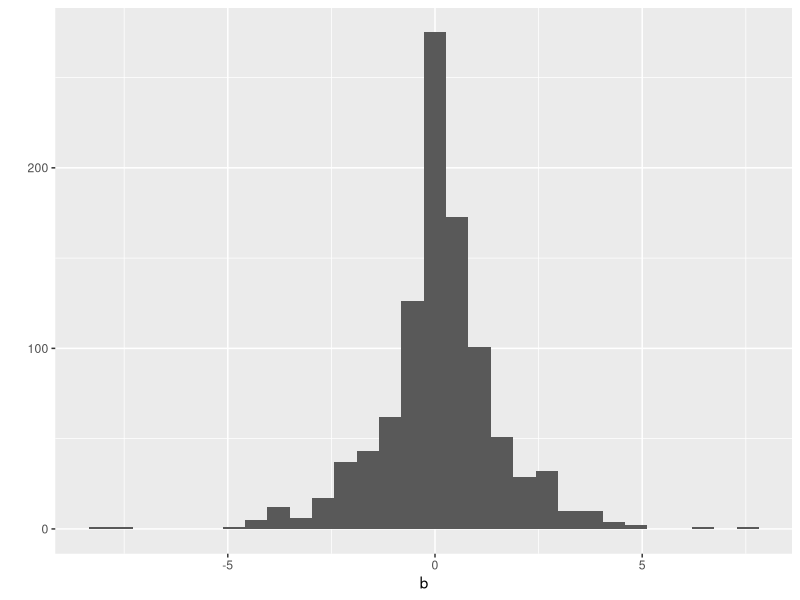

Source code (R):
## ---- chunk 1
lanza_2dados <- function(){
  u1 <- runif(1)
  dado1 <- floor(6*u1)+1
  
  u2 <- runif(1)
  dado2 <- floor(6*u2)+1
  
  resultado <- dado1 + dado2
  return(resultado)
}

contador<-c()

for(i in 1:10000){
  dados<- c(2,3,4,5,6,7,8,9,10,11,12)
  k<-0
  while(length(dados)!=0){
    k=k+1
    valor<- lanza_2dados()
    
    if(is.element(valor,dados)){
      dados<-setdiff(dados, valor)
    }
  }
  
  contador<-c(contador,k)
}


paste("En promedio el numero esperado de lanzamientos que es necesario para que la condición se cumpla es: ",mean(contador))

## ---- chunk 2

## ---- chunk 3

library(tidyverse)

sim_exp_beta <- function(beta, n = 1000) {
  -beta * log(runif(n))
}

sim_exp<- function(n = 1000) {
  -log(runif(n))
}

cociente <- function(x){
  exp((x-1)^(2) / 2)
}

simula_normal <- function(){
  c <- sqrt(2*exp(1)/pi)
  x <- sim_exp(n = 1)
  u <- runif(1)
  while (u > cociente(x)/c) {
    u <- runif(1)
    x <- sim_exp_beta(1, n = 1)
  }
  z <- abs(x)
  if (u<=0.5) {Z <- z}
  else {Z <- -z} 
}

## simulacion

b<- rerun(1000, simula_normal()) %>% flatten_dbl()
qplot(b)   
